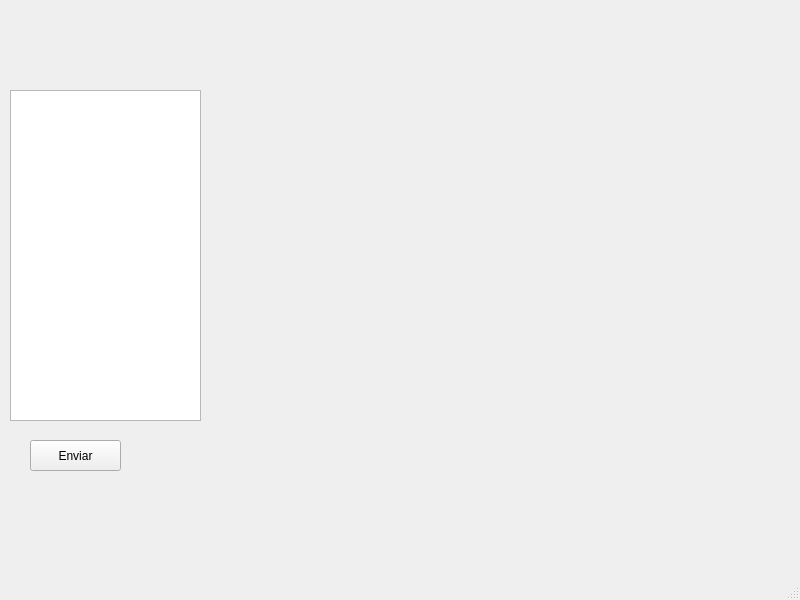
<?xml version="1.0" encoding="UTF-8"?>
<ui version="4.0">
 <class>PosWindow</class>
 <widget class="QMainWindow" name="PosWindow">
  <property name="geometry">
   <rect>
    <x>0</x>
    <y>0</y>
    <width>800</width>
    <height>600</height>
   </rect>
  </property>
  <property name="windowTitle">
   <string>MainWindow</string>
  </property>
  <widget class="QWidget" name="centralwidget">
   <widget class="QStackedWidget" name="stackedWidget">
    <property name="geometry">
     <rect>
      <x>10</x>
      <y>10</y>
      <width>781</width>
      <height>531</height>
     </rect>
    </property>
    <property name="currentIndex">
     <number>2</number>
    </property>
    <widget class="QWidget" name="login">
     <widget class="QLineEdit" name="lineEdit">
      <property name="geometry">
       <rect>
        <x>290</x>
        <y>210</y>
        <width>151</width>
        <height>31</height>
       </rect>
      </property>
     </widget>
    </widget>
    <widget class="QWidget" name="posPrincipal">
     <widget class="QWidget" name="gridLayoutWidget">
      <property name="geometry">
       <rect>
        <x>0</x>
        <y>60</y>
        <width>771</width>
        <height>431</height>
       </rect>
      </property>
      <layout class="QGridLayout" name="gridMesas"/>
     </widget>
    </widget>
    <widget class="QWidget" name="menu">
     <widget class="QStackedWidget" name="stackedCategorias">
      <property name="geometry">
       <rect>
        <x>200</x>
        <y>80</y>
        <width>551</width>
        <height>331</height>
       </rect>
      </property>
      <property name="currentIndex">
       <number>0</number>
      </property>
      <widget class="QWidget" name="pageCategoria">
       <widget class="QWidget" name="gridLayoutWidget_2">
        <property name="geometry">
         <rect>
          <x>0</x>
          <y>0</y>
          <width>551</width>
          <height>331</height>
         </rect>
        </property>
        <layout class="QGridLayout" name="gridCategoria"/>
       </widget>
      </widget>
      <widget class="QWidget" name="pageItems">
       <widget class="QWidget" name="gridLayoutWidget_3">
        <property name="geometry">
         <rect>
          <x>10</x>
          <y>10</y>
          <width>541</width>
          <height>301</height>
         </rect>
        </property>
        <layout class="QGridLayout" name="gridItems"/>
       </widget>
      </widget>
     </widget>
     <widget class="QPushButton" name="enviarButton">
      <property name="geometry">
       <rect>
        <x>20</x>
        <y>430</y>
        <width>91</width>
        <height>31</height>
       </rect>
      </property>
      <property name="text">
       <string>Enviar</string>
      </property>
     </widget>
     <widget class="QListWidget" name="listaPedido">
      <property name="geometry">
       <rect>
        <x>0</x>
        <y>80</y>
        <width>191</width>
        <height>331</height>
       </rect>
      </property>
     </widget>
    </widget>
   </widget>
  </widget>
  <widget class="QMenuBar" name="menubar">
   <property name="geometry">
    <rect>
     <x>0</x>
     <y>0</y>
     <width>800</width>
     <height>24</height>
    </rect>
   </property>
  </widget>
  <widget class="QStatusBar" name="statusbar"/>
 </widget>
 <resources/>
 <connections/>
</ui>
